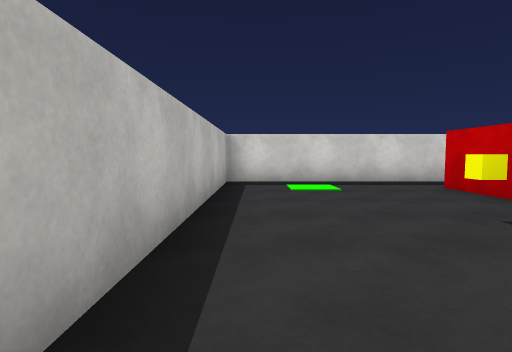
View 1 (above)

24 first-person views from a walk through a 3-D level made in the Unity game engine. The camera is 1.2 m above the floor, tilts 4° down and sees 80° across. The floor is counted in squares, 2 m on a side. Each view is taken from the middle of a square. On the plan, view 1 faces up. The plan holds only what a view shows up to about 9 squares ahead; the rest is blank. The player is left out. Surface patterns are stand-ins for the level's own textures.

View 2
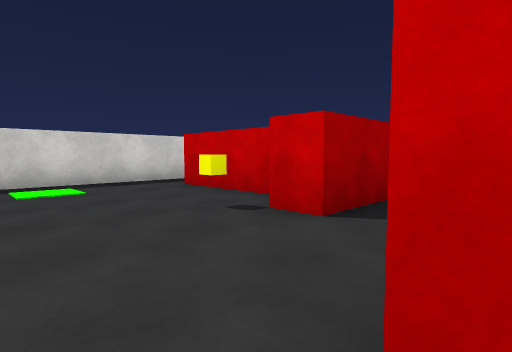

View 3
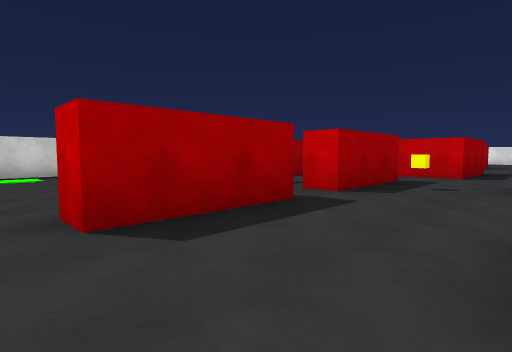

View 4
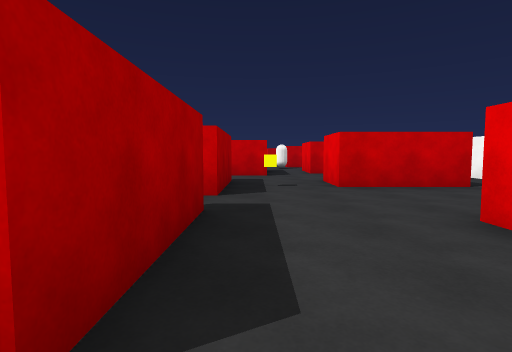

View 5
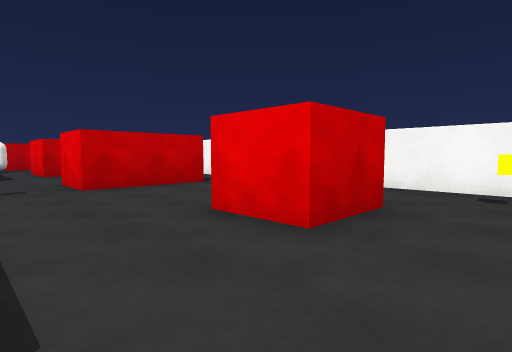

View 6
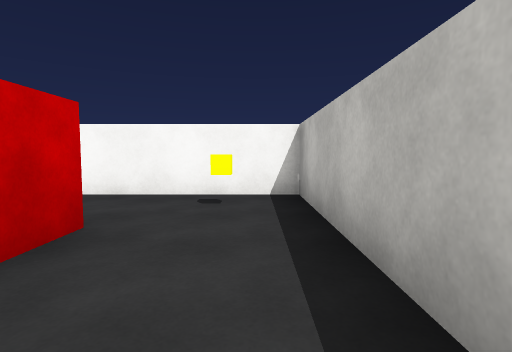

View 7
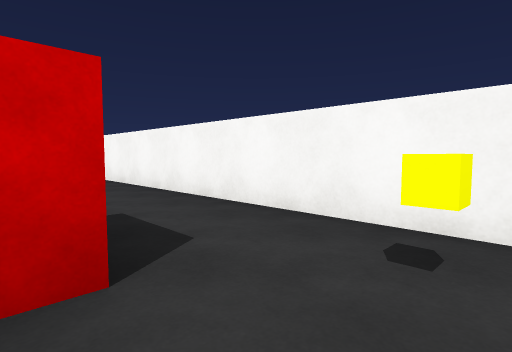

View 8
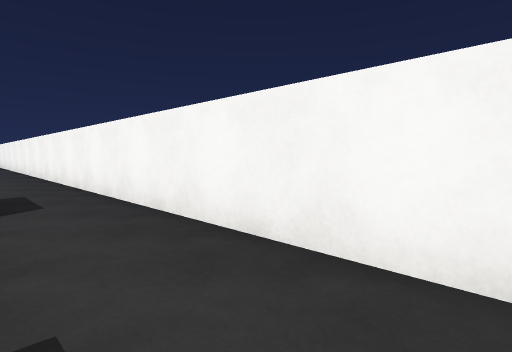

View 9
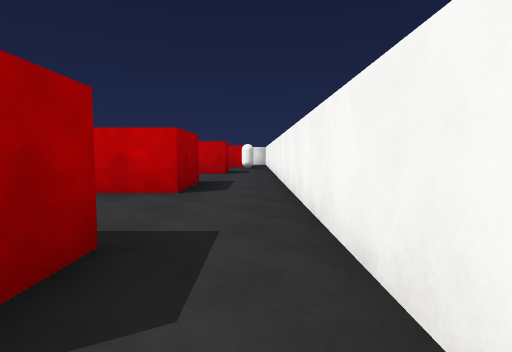

View 10
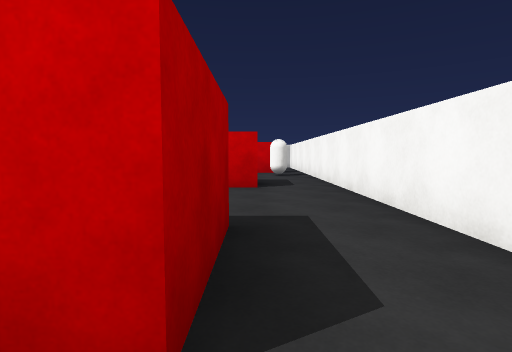

View 11
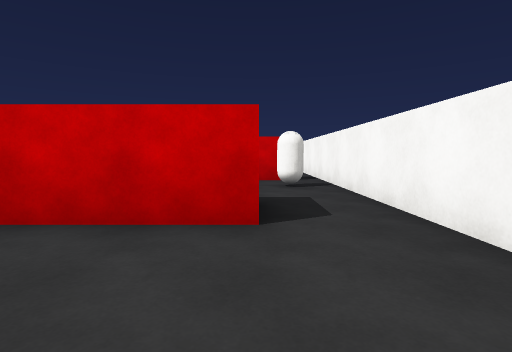

View 12
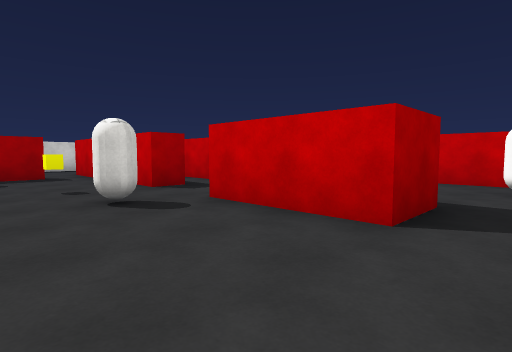

View 13
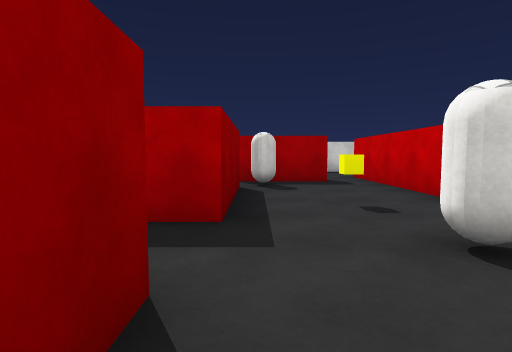

View 14
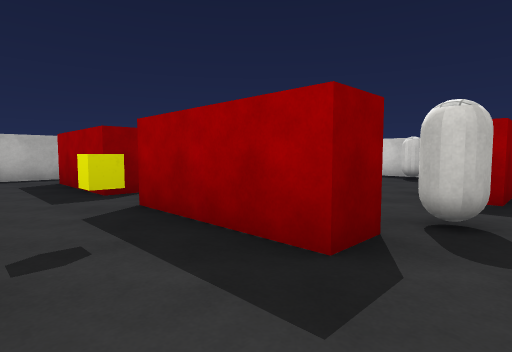

View 15
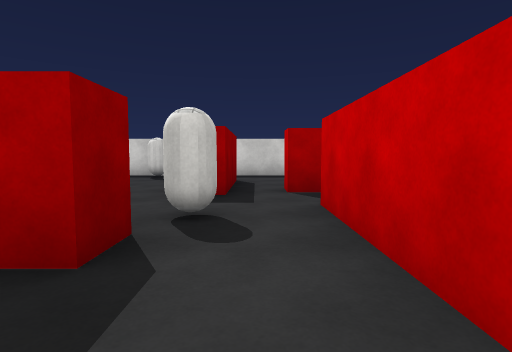

View 16
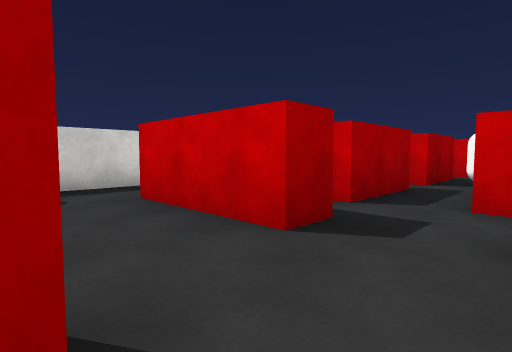

View 17
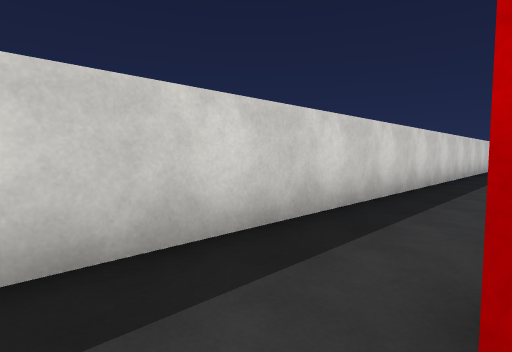

View 18
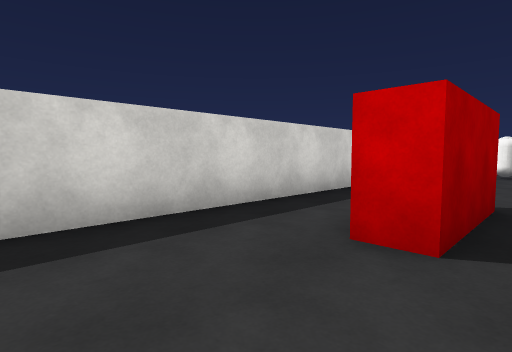

View 19
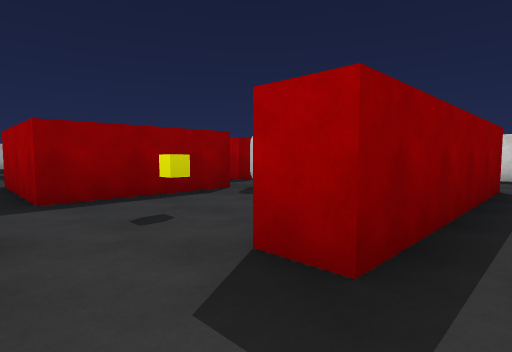

View 20
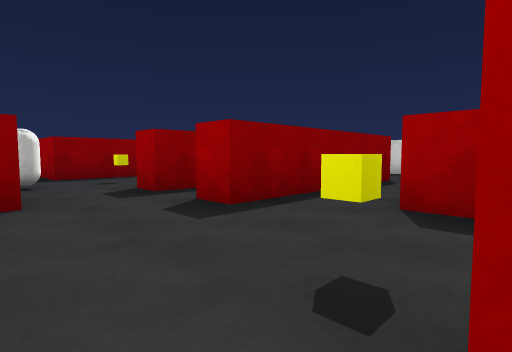

View 21
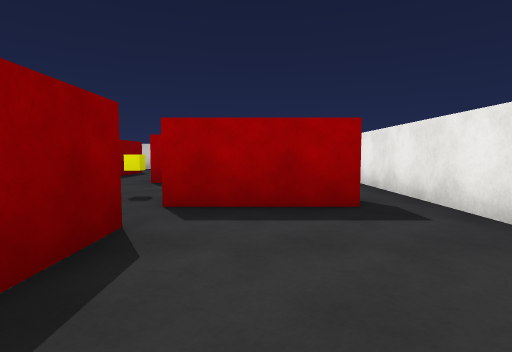

View 22
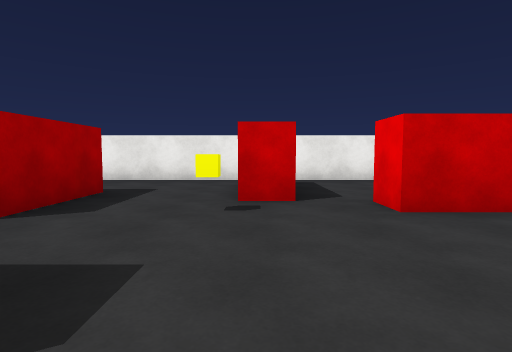

View 23
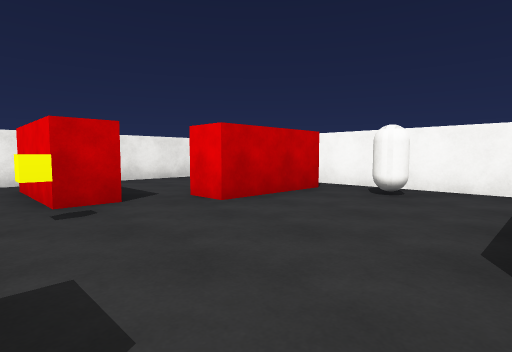

View 24
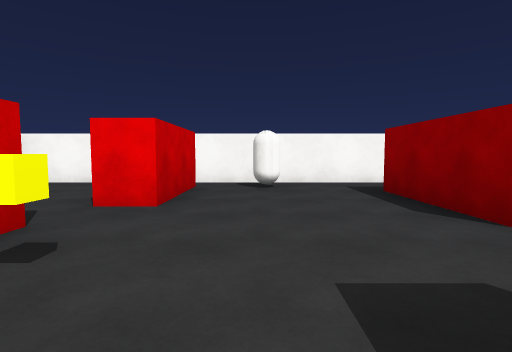

### Floor plan
Ten units are one square. View 1 is at (0, 0); x grows to the right and y downward. Boxes are objects, and circles mark ways between rooms. Rooms are numbered by the first view taken in them; rooms with no view inside come last. Other rooms are left out.
<svg viewBox="-11 -73 248 144">
<path fill="none" stroke="#000" d="M14 45 14 30 28 30M33 -1 33 4 7 4 7 -4M56 50 56 25 70 25M71 4 45 4 45 -4M-6 -6 -6 66 54 66M70 50 61 50M116 48 97 48 97 27M54 66 116 66M115 26 115 35M153 6 146 6 146 -42M97 27 111 27M146 50 146 25M115 -15 115 13 88 13M116 66 146 66M136 -28 115 -28M88 13 88 -6M71 -4 71 4M52 -16 25 -16M68 -25 68 -51M76 -68 36 -68M76 -51 76 -34M100 -45 100 -51M172 -16 172 6 165 6M165 -1 165 -12M209 -5 188 -5M199 25 199 18 222 18M159 24 159 36M153 -42 153 6M170 -68 145 -68M222 25 199 25M232 58 232 16M191 35 199 35 199 48M206 66 231 66M34 -30 34 -55M25 -16 25 -24M36 -68 -6 -68 -6 -6M145 -68 76 -68M159 36 159 50 146 50M191 59 191 35M146 66 206 66M76 -34 76 -25 68 -25M88 -6 88 -18M106 -28 85 -28 85 -34M232 16 232 -16M121 -45 100 -45"/>
<rect x="-5" y="55" width="10" height="10" fill="#bbb"><title>cube</title></rect>
<rect x="55" y="5" width="10" height="10" fill="#bbb"><title>cube</title></rect>
<rect x="115" y="-25" width="10" height="10" fill="#bbb"><title>capsule</title></rect>
<rect x="125" y="15" width="20" height="10" fill="#bbb"><title>capsule</title></rect>
<rect x="125" y="-5" width="10" height="10" fill="#bbb"><title>cube</title></rect>
<rect x="45" y="-65" width="10" height="10" fill="#bbb"><title>capsule</title></rect>
<rect x="185" y="15" width="10" height="10" fill="#bbb"><title>cube</title></rect>
<rect x="15" y="-35" width="10" height="10" fill="#bbb"><title>cube</title></rect>
<rect x="175" y="55" width="10" height="10" fill="#bbb"><title>capsule</title></rect>
<rect x="65" y="-15" width="10" height="10" fill="#bbb"><title>capsule</title></rect>
<circle cx="65" cy="60" r="3" fill="#2a7"/>
<circle cx="65" cy="15" r="3" fill="#2a7"/>
<circle cx="40" cy="0" r="3" fill="#2a7"/>
<circle cx="0" cy="0" r="3" fill="#2a7"/>
<circle cx="105" cy="55" r="3" fill="#2a7"/>
<circle cx="85" cy="35" r="3" fill="#2a7"/>
<circle cx="105" cy="20" r="3" fill="#2a7"/>
<circle cx="150" cy="15" r="3" fill="#2a7"/>
<circle cx="140" cy="-30" r="3" fill="#2a7"/>
<circle cx="155" cy="60" r="3" fill="#2a7"/>
<circle cx="80" cy="0" r="3" fill="#2a7"/>
<circle cx="50" cy="-10" r="3" fill="#2a7"/>
<circle cx="30" cy="-10" r="3" fill="#2a7"/>
<circle cx="40" cy="-60" r="3" fill="#2a7"/>
<circle cx="70" cy="-60" r="3" fill="#2a7"/>
<circle cx="70" cy="-15" r="3" fill="#2a7"/>
<circle cx="85" cy="-50" r="3" fill="#2a7"/>
<circle cx="80" cy="-30" r="3" fill="#2a7"/>
<circle cx="100" cy="-40" r="3" fill="#2a7"/>
<circle cx="200" cy="30" r="3" fill="#2a7"/>
<circle cx="150" cy="-55" r="3" fill="#2a7"/>
<circle cx="175" cy="45" r="3" fill="#2a7"/>
<circle cx="205" cy="5" r="3" fill="#2a7"/>
<circle cx="195" cy="60" r="3" fill="#2a7"/>
<circle cx="230" cy="20" r="3" fill="#2a7"/>
<circle cx="120" cy="-40" r="3" fill="#2a7"/>
<text x="30" y="30">1</text>
<text x="90" y="50">2</text>
<text x="130" y="20">3</text>
<text x="80" y="10">4</text>
<text x="40" y="-10">5</text>
<text x="60" y="-40">6</text>
<text x="80" y="-50">7</text>
<text x="180" y="-10">8</text>
<text x="220" y="40">9</text>
<text x="10" y="-40">10</text>
<text x="120" y="-60">11</text>
<text x="170" y="50">12</text>
<text x="80" y="-20">13</text>
<text x="220" y="0">14</text>
<text x="110" y="-40">15</text>
</svg>
Room 1 opens to room 2. Room 1 opens to room 4. Room 1 opens to room 5. Room 1 opens to room 10. Room 2 opens to room 3. Room 2 opens to room 4. Room 3 opens to room 4. Room 3 opens to room 8. Room 3 opens to room 11. Room 3 opens to room 12. Room 4 opens to room 13. Room 5 opens to room 6. Room 5 opens to room 10. Room 6 opens to room 10. Room 6 opens to room 11. Room 6 opens to room 13. Room 7 opens to room 11. Room 7 opens to room 13. Room 7 opens to room 15. Room 8 opens to room 9. Room 8 opens to room 11. Room 8 opens to room 12. Room 8 opens to room 14. Room 9 opens to room 12. Room 9 opens to room 14. Room 11 opens to room 15.

Where each view was taken, in squares from view 1:
view 1: 0 up, 0 right, facing up
view 2: 0 up, 0 right, facing up-right
view 3: 3 down, 0 right, facing up-right
view 4: 1 down, 0 right, facing right
view 5: 1 down, 0 right, facing down-right
view 6: 2 down, 0 right, facing down
view 7: 4 down, 0 right, facing down-right
view 8: 5 down, 2 right, facing down-right
view 9: 6 down, 5 right, facing right
view 10: 5 down, 9 right, facing right
view 11: 5 down, 12 right, facing right
view 12: 6 down, 12 right, facing up-right
view 13: 4 down, 12 right, facing up
view 14: 2 down, 8 right, facing up-left
view 15: 2 down, 8 right, facing up
view 16: 1 up, 5 right, facing up-right
view 17: 5 up, 6 right, facing up-right
view 18: 4 up, 8 right, facing up-right
view 19: 2 down, 16 right, facing up-left
view 20: 3 down, 20 right, facing up-left
view 21: 6 down, 21 right, facing up
view 22: 2 down, 16 right, facing right
view 23: 1 down, 16 right, facing down-right
view 24: 0 up, 18 right, facing down
